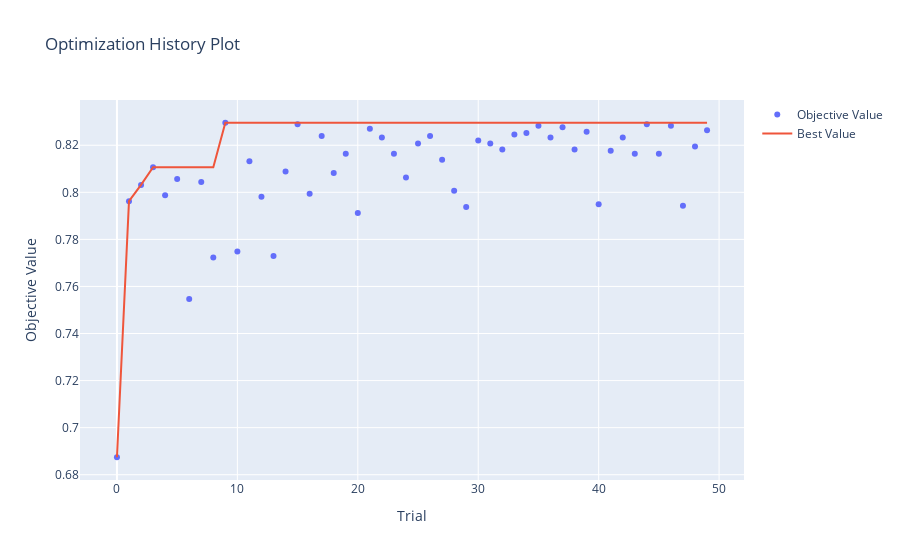
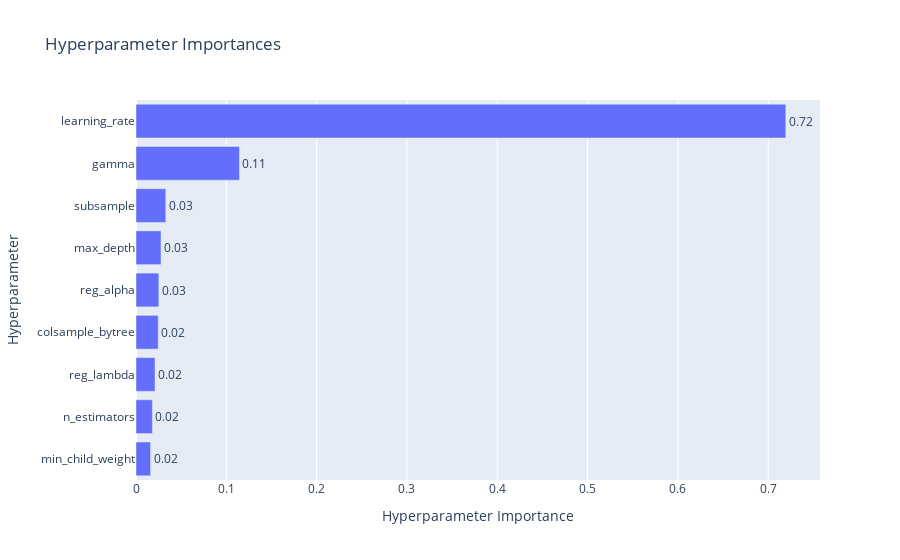
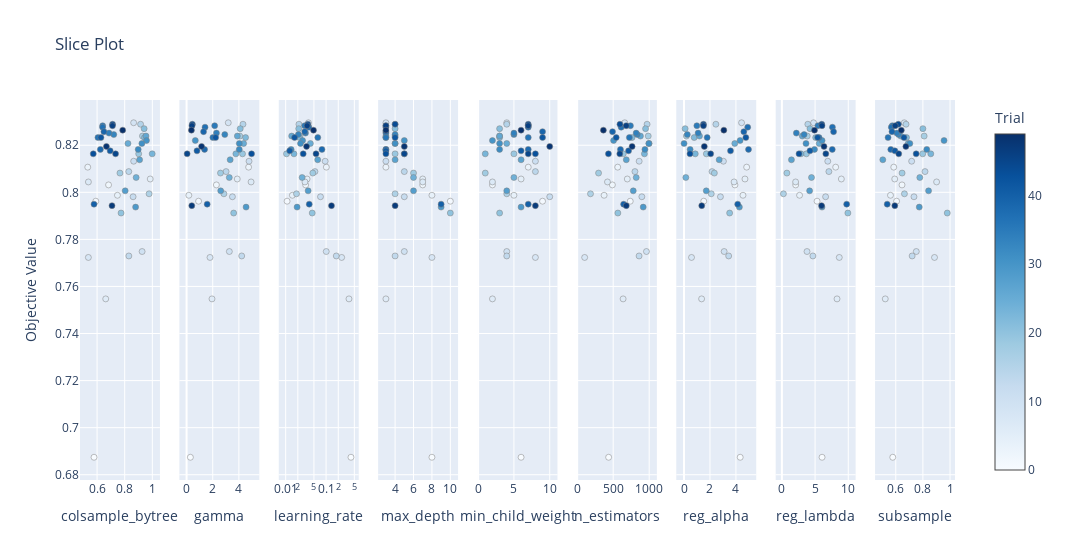

These figures' notebook cell, in order:
### Markdown cell above
XGBoost: Tuning hyperparametri

### Code cell
def objective(trial):
    X_train, X_test, y_train, y_test = train_test_split(X, y, test_size=0.2, random_state=1)
    XX = pd.get_dummies(pd.concat([X_train, X_test], sort=False))
    X_train, X_test = XX.loc[X_train.index], XX.loc[X_test.index]

    X_train = clean_feature_names(X_train)
    X_test = clean_feature_names(X_test)

    X_train, X_test = X_train.align(X_test, join='inner', axis=1)

    scale_pos_weight = len(y[y == 0]) / len(y[y == 1])
    params = {
        'n_estimators': trial.suggest_int('n_estimators', 100, 1000),
        'learning_rate': trial.suggest_loguniform('learning_rate', 0.01, 0.5),
        'max_depth': trial.suggest_int('max_depth', 3, 10),
        'min_child_weight': trial.suggest_int('min_child_weight', 1, 10),
        'subsample': trial.suggest_float('subsample', 0.5, 1.0),
        'colsample_bytree': trial.suggest_float('colsample_bytree', 0.5, 1.0),
        'gamma': trial.suggest_float('gamma', 0, 5),
        'reg_alpha': trial.suggest_float('reg_alpha', 0, 5),
        'reg_lambda': trial.suggest_float('reg_lambda', 0.1, 10),
        'scale_pos_weight': scale_pos_weight, 
        'verbosity': 0
    }

    kf = StratifiedKFold(n_splits=10, shuffle=True, random_state=42)
    scores = []

    for train_index, val_index in kf.split(X_train, y_train):
        X_fold_train, X_fold_val = X_train.iloc[train_index], X_train.iloc[val_index]
        y_fold_train, y_fold_val = y_train.iloc[train_index], y_train.iloc[val_index]

        model = xgb.XGBClassifier(**params)
        model.fit(X_fold_train, y_fold_train)
        probas = model.predict_proba(X_fold_val)[:, 1] 
        top_indices = np.argsort(probas)[-5000:]  
        top_positives = y_fold_val.iloc[top_indices].sum() 
        total_positives = y_fold_val.sum() 
        scores.append(top_positives / total_positives if total_positives > 0 else 0)  

    return np.mean(scores)

sampler = optuna.samplers.TPESampler(seed=42)
study = optuna.create_study(direction='maximize', sampler=sampler)
study.optimize(objective, n_trials=50)

best_params = study.best_params
best_score = study.best_value

print("Best Hyperparameters:", best_params)
print("Best Score for Top 50,000:", best_score)


history_plot = vis.plot_optimization_history(study)
history_plot.show()

importance_plot = vis.plot_param_importances(study)
importance_plot.show()

slice_plot = vis.plot_slice(study)
slice_plot.show()

### Figure 1 — Plotly figure (JSON) as saved in the notebook; plotly's stock layout.template omitted (floating-point values rounded to 4 significant figures)
{"data": [{"mode": "markers", "name": "Objective Value", "type": "scatter", "x": [0, 1, 2, 3, 4, 5, 6, 7, 8, 9, 10, 11, 12, 13, 14, 15, 16, 17, 18, 19, 20, 21, 22, 23, 24, 25, 26, 27, 28, 29, 30, 31, 32, 33, 34, 35, 36, 37, 38, 39, 40, 41, 42, 43, 44, 45, 46, 47, 48, 49], "y": [0.6874, 0.7962, 0.8031, 0.8107, 0.7987, 0.8057, 0.7547, 0.8044, 0.7723, 0.8296, 0.7748, 0.8132, 0.7981, 0.773, 0.8088, 0.8289, 0.7994, 0.8239, 0.8082, 0.8164, 0.7912, 0.827, 0.8233, 0.8164, 0.8063, 0.8208, 0.8239, 0.8138, 0.8006, 0.7937, 0.822, 0.8208, 0.8182, 0.8245, 0.8252, 0.8283, 0.8233, 0.8277, 0.8182, 0.8258, 0.795, 0.8176, 0.8233, 0.8164, 0.8289, 0.8164, 0.8283, 0.7943, 0.8195, 0.8264]}, {"mode": "lines", "name": "Best Value", "type": "scatter", "x": [0, 1, 2, 3, 4, 5, 6, 7, 8, 9, 10, 11, 12, 13, 14, 15, 16, 17, 18, 19, 20, 21, 22, 23, 24, 25, 26, 27, 28, 29, 30, 31, 32, 33, 34, 35, 36, 37, 38, 39, 40, 41, 42, 43, 44, 45, 46, 47, 48, 49], "y": [0.6874, 0.7962, 0.8031, 0.8107, 0.8107, 0.8107, 0.8107, 0.8107, 0.8107, 0.8296, 0.8296, 0.8296, 0.8296, 0.8296, 0.8296, 0.8296, 0.8296, 0.8296, 0.8296, 0.8296, 0.8296, 0.8296, 0.8296, 0.8296, 0.8296, 0.8296, 0.8296, 0.8296, 0.8296, 0.8296, 0.8296, 0.8296, 0.8296, 0.8296, 0.8296, 0.8296, 0.8296, 0.8296, 0.8296, 0.8296, 0.8296, 0.8296, 0.8296, 0.8296, 0.8296, 0.8296, 0.8296, 0.8296, 0.8296, 0.8296]}, {"marker": {"color": "#cccccc"}, "mode": "markers", "name": "Infeasible Trial", "showlegend": false, "type": "scatter", "x": [], "y": []}], "layout": {"title": {"text": "Optimization History Plot"}, "xaxis": {"title": {"text": "Trial"}}, "yaxis": {"title": {"text": "Objective Value"}}}}

### Figure 2 — Plotly figure (JSON) as saved in the notebook; plotly's stock layout.template omitted (floating-point values rounded to 4 significant figures)
{"data": [{"cliponaxis": false, "hovertemplate": ["min_child_weight (IntDistribution): 0.016106971970248584<extra></extra>", "n_estimators (IntDistribution): 0.018158954685207725<extra></extra>", "reg_lambda (FloatDistribution): 0.021079262434783804<extra></extra>", "colsample_bytree (FloatDistribution): 0.024614182090893867<extra></extra>", "reg_alpha (FloatDistribution): 0.02531495593036276<extra></extra>", "max_depth (IntDistribution): 0.027692521097180192<extra></extra>", "subsample (FloatDistribution): 0.03297081711637918<extra></extra>", "gamma (FloatDistribution): 0.11459089274376488<extra></extra>", "learning_rate (FloatDistribution): 0.719471441931179<extra></extra>"], "name": "Objective Value", "orientation": "h", "text": ["0.02", "0.02", "0.02", "0.02", "0.03", "0.03", "0.03", "0.11", "0.72"], "textposition": "outside", "type": "bar", "x": [0.01611, 0.01816, 0.02108, 0.02461, 0.02531, 0.02769, 0.03297, 0.1146, 0.7195], "y": ["min_child_weight", "n_estimators", "reg_lambda", "colsample_bytree", "reg_alpha", "max_depth", "subsample", "gamma", "learning_rate"]}], "layout": {"title": {"text": "Hyperparameter Importances"}, "xaxis": {"title": {"text": "Hyperparameter Importance"}}, "yaxis": {"title": {"text": "Hyperparameter"}}}}

### Figure 3 — Plotly figure (JSON) as saved in the notebook; plotly's stock layout.template omitted (floating-point values rounded to 4 significant figures)
{"data": [{"marker": {"color": [0, 1, 2, 3, 4, 5, 6, 7, 8, 9, 10, 11, 12, 13, 14, 15, 16, 17, 18, 19, 20, 21, 22, 23, 24, 25, 26, 27, 28, 29, 30, 31, 32, 33, 34, 35, 36, 37, 38, 39, 40, 41, 42, 43, 44, 45, 46, 47, 48, 49], "colorbar": {"title": {"text": "Trial"}, "x": 1, "xpad": 40}, "colorscale": [[0, "rgb(247,251,255)"], [0.125, "rgb(222,235,247)"], [0.25, "rgb(198,219,239)"], [0.375, "rgb(158,202,225)"], [0.5, "rgb(107,174,214)"], [0.625, "rgb(66,146,198)"], [0.75, "rgb(33,113,181)"], [0.875, "rgb(8,81,156)"], [1, "rgb(8,48,107)"]], "line": {"color": "Grey", "width": 0.5}, "showscale": true}, "mode": "markers", "name": "Feasible Trial", "showlegend": false, "type": "scatter", "x": [0.578, 0.5909, 0.6832, 0.5325, 0.7476, 0.9848, 0.6627, 0.5373, 0.537, 0.8648, 0.926, 0.865, 0.8609, 0.8299, 0.8294, 0.915, 0.9765, 0.9286, 0.7655, 0.9013, 0.7736, 0.9408, 0.9431, 0.9991, 0.883, 0.8235, 0.9541, 0.9079, 0.8035, 0.879, 0.9577, 0.9245, 0.8977, 0.721, 0.6866, 0.6406, 0.6063, 0.6399, 0.6241, 0.6495, 0.5779, 0.6947, 0.6282, 0.5724, 0.7122, 0.734, 0.7115, 0.708, 0.6677, 0.7855], "xaxis": "x", "y": [0.6874, 0.7962, 0.8031, 0.8107, 0.7987, 0.8057, 0.7547, 0.8044, 0.7723, 0.8296, 0.7748, 0.8132, 0.7981, 0.773, 0.8088, 0.8289, 0.7994, 0.8239, 0.8082, 0.8164, 0.7912, 0.827, 0.8233, 0.8164, 0.8063, 0.8208, 0.8239, 0.8138, 0.8006, 0.7937, 0.822, 0.8208, 0.8182, 0.8245, 0.8252, 0.8283, 0.8233, 0.8277, 0.8182, 0.8258, 0.795, 0.8176, 0.8233, 0.8164, 0.8289, 0.8164, 0.8283, 0.7943, 0.8195, 0.8264], "yaxis": "y"}, {"marker": {"color": [0, 1, 2, 3, 4, 5, 6, 7, 8, 9, 10, 11, 12, 13, 14, 15, 16, 17, 18, 19, 20, 21, 22, 23, 24, 25, 26, 27, 28, 29, 30, 31, 32, 33, 34, 35, 36, 37, 38, 39, 40, 41, 42, 43, 44, 45, 46, 47, 48, 49], "colorbar": {"title": {"text": "Trial"}, "x": 1, "xpad": 40}, "colorscale": [[0, "rgb(247,251,255)"], [0.125, "rgb(222,235,247)"], [0.25, "rgb(198,219,239)"], [0.375, "rgb(158,202,225)"], [0.5, "rgb(107,174,214)"], [0.625, "rgb(66,146,198)"], [0.75, "rgb(33,113,181)"], [0.875, "rgb(8,81,156)"], [1, "rgb(8,48,107)"]], "line": {"color": "Grey", "width": 0.5}, "showscale": false}, "mode": "markers", "name": "Feasible Trial", "showlegend": false, "type": "scatter", "x": [0.2904, 0.917, 2.28, 4.744, 0.1719, 3.876, 1.943, 4.934, 1.792, 3.188, 3.272, 4.778, 3.506, 4.217, 3.021, 4.315, 2.854, 4.07, 2.594, 4.278, 3.601, 4.104, 4.512, 3.771, 3.266, 4.364, 3.884, 3.334, 2.611, 4.55, 0.6668, 4.032, 4.029, 2.922, 2.284, 2.148, 2.011, 1.412, 1.374, 1.298, 1.575, 0.7942, 2.223, 4.972, 0.4393, 0.04134, 0.41, 0.3983, 1.147, 0.3691], "xaxis": "x2", "y": [0.6874, 0.7962, 0.8031, 0.8107, 0.7987, 0.8057, 0.7547, 0.8044, 0.7723, 0.8296, 0.7748, 0.8132, 0.7981, 0.773, 0.8088, 0.8289, 0.7994, 0.8239, 0.8082, 0.8164, 0.7912, 0.827, 0.8233, 0.8164, 0.8063, 0.8208, 0.8239, 0.8138, 0.8006, 0.7937, 0.822, 0.8208, 0.8182, 0.8245, 0.8252, 0.8283, 0.8233, 0.8277, 0.8182, 0.8258, 0.795, 0.8176, 0.8233, 0.8164, 0.8289, 0.8164, 0.8283, 0.7943, 0.8195, 0.8264], "yaxis": "y2"}, {"marker": {"color": [0, 1, 2, 3, 4, 5, 6, 7, 8, 9, 10, 11, 12, 13, 14, 15, 16, 17, 18, 19, 20, 21, 22, 23, 24, 25, 26, 27, 28, 29, 30, 31, 32, 33, 34, 35, 36, 37, 38, 39, 40, 41, 42, 43, 44, 45, 46, 47, 48, 49], "colorbar": {"title": {"text": "Trial"}, "x": 1, "xpad": 40}, "colorscale": [[0, "rgb(247,251,255)"], [0.125, "rgb(222,235,247)"], [0.25, "rgb(198,219,239)"], [0.375, "rgb(158,202,225)"], [0.5, "rgb(107,174,214)"], [0.625, "rgb(66,146,198)"], [0.75, "rgb(33,113,181)"], [0.875, "rgb(8,81,156)"], [1, "rgb(8,48,107)"]], "line": {"color": "Grey", "width": 0.5}, "showscale": false}, "mode": "markers", "name": "Feasible Trial", "showlegend": false, "type": "scatter", "x": [0.4123, 0.01084, 0.03125, 0.1015, 0.01465, 0.03385, 0.3683, 0.03001, 0.2429, 0.03649, 0.1008, 0.09496, 0.07272, 0.1789, 0.05298, 0.02129, 0.01855, 0.02256, 0.04697, 0.01049, 0.04538, 0.02103, 0.02174, 0.01602, 0.02553, 0.04085, 0.01407, 0.06199, 0.03596, 0.01917, 0.02621, 0.02325, 0.01364, 0.02061, 0.03095, 0.02959, 0.06233, 0.03748, 0.07908, 0.02965, 0.0383, 0.01259, 0.0166, 0.02714, 0.03536, 0.05637, 0.03395, 0.1359, 0.03282, 0.04882], "xaxis": "x3", "y": [0.6874, 0.7962, 0.8031, 0.8107, 0.7987, 0.8057, 0.7547, 0.8044, 0.7723, 0.8296, 0.7748, 0.8132, 0.7981, 0.773, 0.8088, 0.8289, 0.7994, 0.8239, 0.8082, 0.8164, 0.7912, 0.827, 0.8233, 0.8164, 0.8063, 0.8208, 0.8239, 0.8138, 0.8006, 0.7937, 0.822, 0.8208, 0.8182, 0.8245, 0.8252, 0.8283, 0.8233, 0.8277, 0.8182, 0.8258, 0.795, 0.8176, 0.8233, 0.8164, 0.8289, 0.8164, 0.8283, 0.7943, 0.8195, 0.8264], "yaxis": "y3"}, {"marker": {"color": [0, 1, 2, 3, 4, 5, 6, 7, 8, 9, 10, 11, 12, 13, 14, 15, 16, 17, 18, 19, 20, 21, 22, 23, 24, 25, 26, 27, 28, 29, 30, 31, 32, 33, 34, 35, 36, 37, 38, 39, 40, 41, 42, 43, 44, 45, 46, 47, 48, 49], "colorbar": {"title": {"text": "Trial"}, "x": 1, "xpad": 40}, "colorscale": [[0, "rgb(247,251,255)"], [0.125, "rgb(222,235,247)"], [0.25, "rgb(198,219,239)"], [0.375, "rgb(158,202,225)"], [0.5, "rgb(107,174,214)"], [0.625, "rgb(66,146,198)"], [0.75, "rgb(33,113,181)"], [0.875, "rgb(8,81,156)"], [1, "rgb(8,48,107)"]], "line": {"color": "Grey", "width": 0.5}, "showscale": false}, "mode": "markers", "name": "Feasible Trial", "showlegend": false, "type": "scatter", "x": [8, 10, 7, 3, 8, 7, 3, 7, 8, 3, 5, 3, 5, 4, 5, 4, 4, 4, 6, 4, 10, 4, 3, 5, 6, 4, 3, 4, 6, 9, 5, 4, 3, 4, 3, 3, 3, 3, 3, 3, 9, 3, 4, 3, 4, 5, 3, 4, 5, 3], "xaxis": "x4", "y": [0.6874, 0.7962, 0.8031, 0.8107, 0.7987, 0.8057, 0.7547, 0.8044, 0.7723, 0.8296, 0.7748, 0.8132, 0.7981, 0.773, 0.8088, 0.8289, 0.7994, 0.8239, 0.8082, 0.8164, 0.7912, 0.827, 0.8233, 0.8164, 0.8063, 0.8208, 0.8239, 0.8138, 0.8006, 0.7937, 0.822, 0.8208, 0.8182, 0.8245, 0.8252, 0.8283, 0.8233, 0.8277, 0.8182, 0.8258, 0.795, 0.8176, 0.8233, 0.8164, 0.8289, 0.8164, 0.8283, 0.7943, 0.8195, 0.8264], "yaxis": "y4"}, {"marker": {"color": [0, 1, 2, 3, 4, 5, 6, 7, 8, 9, 10, 11, 12, 13, 14, 15, 16, 17, 18, 19, 20, 21, 22, 23, 24, 25, 26, 27, 28, 29, 30, 31, 32, 33, 34, 35, 36, 37, 38, 39, 40, 41, 42, 43, 44, 45, 46, 47, 48, 49], "colorbar": {"title": {"text": "Trial"}, "x": 1, "xpad": 40}, "colorscale": [[0, "rgb(247,251,255)"], [0.125, "rgb(222,235,247)"], [0.25, "rgb(198,219,239)"], [0.375, "rgb(158,202,225)"], [0.5, "rgb(107,174,214)"], [0.625, "rgb(66,146,198)"], [0.75, "rgb(33,113,181)"], [0.875, "rgb(8,81,156)"], [1, "rgb(8,48,107)"]], "line": {"color": "Grey", "width": 0.5}, "showscale": false}, "mode": "markers", "name": "Feasible Trial", "showlegend": false, "type": "scatter", "x": [6, 9, 2, 7, 5, 6, 2, 2, 8, 4, 4, 8, 10, 4, 8, 4, 4, 3, 1, 5, 3, 3, 3, 1, 5, 4, 3, 6, 4, 6, 2, 3, 3, 5, 5, 7, 7, 7, 7, 9, 7, 6, 9, 8, 7, 7, 7, 8, 10, 6], "xaxis": "x5", "y": [0.6874, 0.7962, 0.8031, 0.8107, 0.7987, 0.8057, 0.7547, 0.8044, 0.7723, 0.8296, 0.7748, 0.8132, 0.7981, 0.773, 0.8088, 0.8289, 0.7994, 0.8239, 0.8082, 0.8164, 0.7912, 0.827, 0.8233, 0.8164, 0.8063, 0.8208, 0.8239, 0.8138, 0.8006, 0.7937, 0.822, 0.8208, 0.8182, 0.8245, 0.8252, 0.8283, 0.8233, 0.8277, 0.8182, 0.8258, 0.795, 0.8176, 0.8233, 0.8164, 0.8289, 0.8164, 0.8283, 0.7943, 0.8195, 0.8264], "yaxis": "y5"}, {"marker": {"color": [0, 1, 2, 3, 4, 5, 6, 7, 8, 9, 10, 11, 12, 13, 14, 15, 16, 17, 18, 19, 20, 21, 22, 23, 24, 25, 26, 27, 28, 29, 30, 31, 32, 33, 34, 35, 36, 37, 38, 39, 40, 41, 42, 43, 44, 45, 46, 47, 48, 49], "colorbar": {"title": {"text": "Trial"}, "x": 1, "xpad": 40}, "colorscale": [[0, "rgb(247,251,255)"], [0.125, "rgb(222,235,247)"], [0.25, "rgb(198,219,239)"], [0.375, "rgb(158,202,225)"], [0.5, "rgb(107,174,214)"], [0.625, "rgb(66,146,198)"], [0.75, "rgb(33,113,181)"], [0.875, "rgb(8,81,156)"], [1, "rgb(8,48,107)"]], "line": {"color": "Grey", "width": 0.5}, "showscale": false}, "mode": "markers", "name": "Feasible Trial", "showlegend": false, "type": "scatter", "x": [437, 737, 489, 563, 374, 696, 638, 421, 104, 661, 962, 861, 898, 860, 802, 971, 185, 987, 297, 640, 565, 950, 762, 934, 820, 999, 879, 682, 779, 917, 506, 995, 941, 834, 819, 740, 725, 611, 601, 491, 645, 714, 542, 434, 594, 592, 681, 682, 763, 364], "xaxis": "x6", "y": [0.6874, 0.7962, 0.8031, 0.8107, 0.7987, 0.8057, 0.7547, 0.8044, 0.7723, 0.8296, 0.7748, 0.8132, 0.7981, 0.773, 0.8088, 0.8289, 0.7994, 0.8239, 0.8082, 0.8164, 0.7912, 0.827, 0.8233, 0.8164, 0.8063, 0.8208, 0.8239, 0.8138, 0.8006, 0.7937, 0.822, 0.8208, 0.8182, 0.8245, 0.8252, 0.8283, 0.8233, 0.8277, 0.8182, 0.8258, 0.795, 0.8176, 0.8233, 0.8164, 0.8289, 0.8164, 0.8283, 0.7943, 0.8195, 0.8264], "yaxis": "y6"}, {"marker": {"color": [0, 1, 2, 3, 4, 5, 6, 7, 8, 9, 10, 11, 12, 13, 14, 15, 16, 17, 18, 19, 20, 21, 22, 23, 24, 25, 26, 27, 28, 29, 30, 31, 32, 33, 34, 35, 36, 37, 38, 39, 40, 41, 42, 43, 44, 45, 46, 47, 48, 49], "colorbar": {"title": {"text": "Trial"}, "x": 1, "xpad": 40}, "colorscale": [[0, "rgb(247,251,255)"], [0.125, "rgb(222,235,247)"], [0.25, "rgb(198,219,239)"], [0.375, "rgb(158,202,225)"], [0.5, "rgb(107,174,214)"], [0.625, "rgb(66,146,198)"], [0.75, "rgb(33,113,181)"], [0.875, "rgb(8,81,156)"], [1, "rgb(8,48,107)"]], "line": {"color": "Grey", "width": 0.5}, "showscale": false}, "mode": "markers", "name": "Feasible Trial", "showlegend": false, "type": "scatter", "x": [4.331, 1.521, 3.926, 4.828, 4.547, 4.697, 1.357, 3.861, 0.5793, 4.436, 3.094, 3.036, 2.808, 3.441, 2.159, 2.457, 2.101, 0.1815, 2.34, 1.722, 3.517, 0.08679, 0.7858, 0.868, 0.1407, 3.913, 1.195, 2.71, 1.716, 4.269, 4.323, 0.002667, 0.473, 0.2541, 1.086, 0.9899, 1.785, 4.909, 4.97, 4.611, 4.138, 3.584, 4.767, 0.4606, 1.498, 2.055, 1.497, 1.367, 1.565, 3.07], "xaxis": "x7", "y": [0.6874, 0.7962, 0.8031, 0.8107, 0.7987, 0.8057, 0.7547, 0.8044, 0.7723, 0.8296, 0.7748, 0.8132, 0.7981, 0.773, 0.8088, 0.8289, 0.7994, 0.8239, 0.8082, 0.8164, 0.7912, 0.827, 0.8233, 0.8164, 0.8063, 0.8208, 0.8239, 0.8138, 0.8006, 0.7937, 0.822, 0.8208, 0.8182, 0.8245, 0.8252, 0.8283, 0.8233, 0.8277, 0.8182, 0.8258, 0.795, 0.8176, 0.8233, 0.8164, 0.8289, 0.8164, 0.8283, 0.7943, 0.8195, 0.8264], "yaxis": "y7"}, {"marker": {"color": [0, 1, 2, 3, 4, 5, 6, 7, 8, 9, 10, 11, 12, 13, 14, 15, 16, 17, 18, 19, 20, 21, 22, 23, 24, 25, 26, 27, 28, 29, 30, 31, 32, 33, 34, 35, 36, 37, 38, 39, 40, 41, 42, 43, 44, 45, 46, 47, 48, 49], "colorbar": {"title": {"text": "Trial"}, "x": 1, "xpad": 40}, "colorscale": [[0, "rgb(247,251,255)"], [0.125, "rgb(222,235,247)"], [0.25, "rgb(198,219,239)"], [0.375, "rgb(158,202,225)"], [0.5, "rgb(107,174,214)"], [0.625, "rgb(66,146,198)"], [0.75, "rgb(33,113,181)"], [0.875, "rgb(8,81,156)"], [1, "rgb(8,48,107)"]], "line": {"color": "Grey", "width": 0.5}, "showscale": false}, "mode": "markers", "name": "Feasible Trial", "showlegend": false, "type": "scatter", "x": [6.051, 5.295, 2.077, 8.103, 2.662, 8.959, 8.305, 2.067, 8.645, 4.775, 3.783, 6.912, 6.585, 4.668, 7.079, 3.909, 0.2305, 3.818, 0.7502, 3.691, 9.939, 4.232, 5.088, 2.869, 4.459, 5.621, 3.078, 1.438, 4.177, 6.042, 6.052, 3.633, 4.91, 3.347, 2.177, 5.43, 5.598, 7.611, 7.588, 7.785, 9.756, 4.232, 5.386, 2.58, 6.001, 6.62, 6.041, 5.975, 6.348, 4.913], "xaxis": "x8", "y": [0.6874, 0.7962, 0.8031, 0.8107, 0.7987, 0.8057, 0.7547, 0.8044, 0.7723, 0.8296, 0.7748, 0.8132, 0.7981, 0.773, 0.8088, 0.8289, 0.7994, 0.8239, 0.8082, 0.8164, 0.7912, 0.827, 0.8233, 0.8164, 0.8063, 0.8208, 0.8239, 0.8138, 0.8006, 0.7937, 0.822, 0.8208, 0.8182, 0.8245, 0.8252, 0.8283, 0.8233, 0.8277, 0.8182, 0.8258, 0.795, 0.8176, 0.8233, 0.8164, 0.8289, 0.8164, 0.8283, 0.7943, 0.8195, 0.8264], "yaxis": "y8"}, {"marker": {"color": [0, 1, 2, 3, 4, 5, 6, 7, 8, 9, 10, 11, 12, 13, 14, 15, 16, 17, 18, 19, 20, 21, 22, 23, 24, 25, 26, 27, 28, 29, 30, 31, 32, 33, 34, 35, 36, 37, 38, 39, 40, 41, 42, 43, 44, 45, 46, 47, 48, 49], "colorbar": {"title": {"text": "Trial"}, "x": 1, "xpad": 40}, "colorscale": [[0, "rgb(247,251,255)"], [0.125, "rgb(222,235,247)"], [0.25, "rgb(198,219,239)"], [0.375, "rgb(158,202,225)"], [0.5, "rgb(107,174,214)"], [0.625, "rgb(66,146,198)"], [0.75, "rgb(33,113,181)"], [0.875, "rgb(8,81,156)"], [1, "rgb(8,48,107)"]], "line": {"color": "Grey", "width": 0.5}, "showscale": false}, "mode": "markers", "name": "Feasible Trial", "showlegend": false, "type": "scatter", "x": [0.578, 0.6062, 0.6461, 0.5853, 0.561, 0.5924, 0.5226, 0.9011, 0.8856, 0.6626, 0.7513, 0.7172, 0.7344, 0.7208, 0.8155, 0.6758, 0.664, 0.8095, 0.6467, 0.7985, 0.9796, 0.8, 0.6794, 0.8582, 0.7773, 0.6915, 0.6375, 0.5045, 0.8418, 0.7732, 0.9558, 0.7039, 0.8286, 0.621, 0.6082, 0.5746, 0.5433, 0.5675, 0.5633, 0.5721, 0.537, 0.5936, 0.6605, 0.7503, 0.619, 0.622, 0.5959, 0.593, 0.6746, 0.641], "xaxis": "x9", "y": [0.6874, 0.7962, 0.8031, 0.8107, 0.7987, 0.8057, 0.7547, 0.8044, 0.7723, 0.8296, 0.7748, 0.8132, 0.7981, 0.773, 0.8088, 0.8289, 0.7994, 0.8239, 0.8082, 0.8164, 0.7912, 0.827, 0.8233, 0.8164, 0.8063, 0.8208, 0.8239, 0.8138, 0.8006, 0.7937, 0.822, 0.8208, 0.8182, 0.8245, 0.8252, 0.8283, 0.8233, 0.8277, 0.8182, 0.8258, 0.795, 0.8176, 0.8233, 0.8164, 0.8289, 0.8164, 0.8283, 0.7943, 0.8195, 0.8264], "yaxis": "y9"}], "layout": {"title": {"text": "Slice Plot"}, "width": 2700, "xaxis": {"anchor": "y", "domain": [0, 0.09136], "title": {"text": "colsample_bytree"}}, "xaxis2": {"anchor": "y2", "domain": [0.1136, 0.2049], "title": {"text": "gamma"}}, "xaxis3": {"anchor": "y3", "domain": [0.2272, 0.3185], "title": {"text": "learning_rate"}, "type": "log"}, "xaxis4": {"anchor": "y4", "domain": [0.3407, 0.4321], "title": {"text": "max_depth"}}, "xaxis5": {"anchor": "y5", "domain": [0.4543, 0.5457], "title": {"text": "min_child_weight"}}, "xaxis6": {"anchor": "y6", "domain": [0.5679, 0.6593], "title": {"text": "n_estimators"}}, "xaxis7": {"anchor": "y7", "domain": [0.6815, 0.7728], "title": {"text": "reg_alpha"}}, "xaxis8": {"anchor": "y8", "domain": [0.7951, 0.8864], "title": {"text": "reg_lambda"}}, "xaxis9": {"anchor": "y9", "domain": [0.9086, 1], "title": {"text": "subsample"}}, "yaxis": {"anchor": "x", "domain": [0, 1], "title": {"text": "Objective Value"}}, "yaxis2": {"anchor": "x2", "domain": [0, 1], "matches": "y", "showticklabels": false}, "yaxis3": {"anchor": "x3", "domain": [0, 1], "matches": "y", "showticklabels": false}, "yaxis4": {"anchor": "x4", "domain": [0, 1], "matches": "y", "showticklabels": false}, "yaxis5": {"anchor": "x5", "domain": [0, 1], "matches": "y", "showticklabels": false}, "yaxis6": {"anchor": "x6", "domain": [0, 1], "matches": "y", "showticklabels": false}, "yaxis7": {"anchor": "x7", "domain": [0, 1], "matches": "y", "showticklabels": false}, "yaxis8": {"anchor": "x8", "domain": [0, 1], "matches": "y", "showticklabels": false}, "yaxis9": {"anchor": "x9", "domain": [0, 1], "matches": "y", "showticklabels": false}}}
